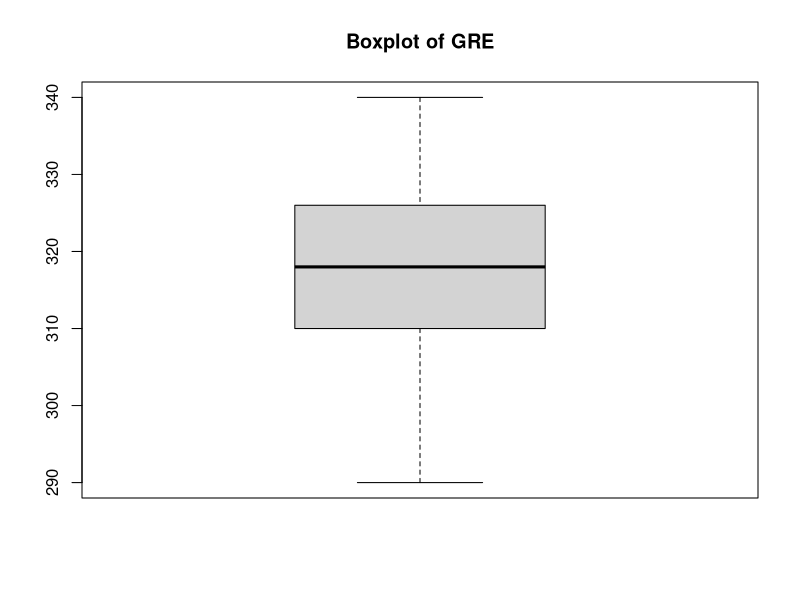
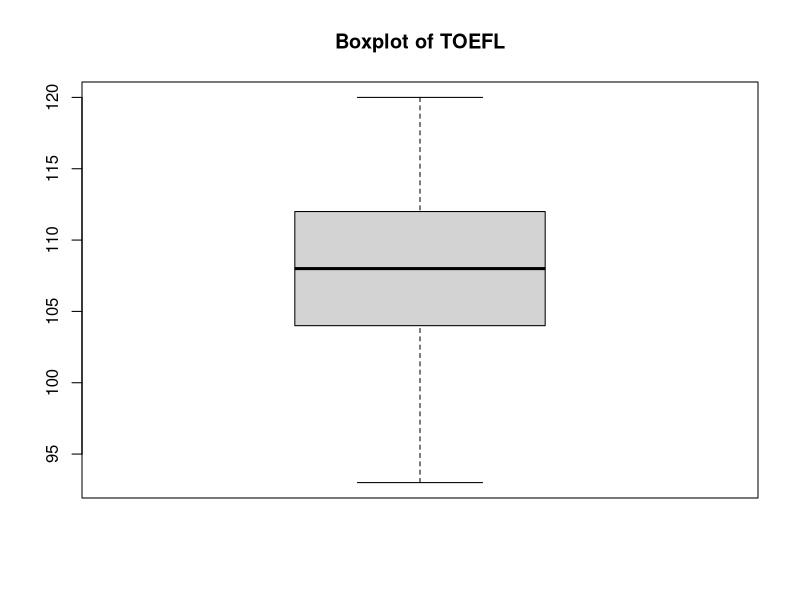
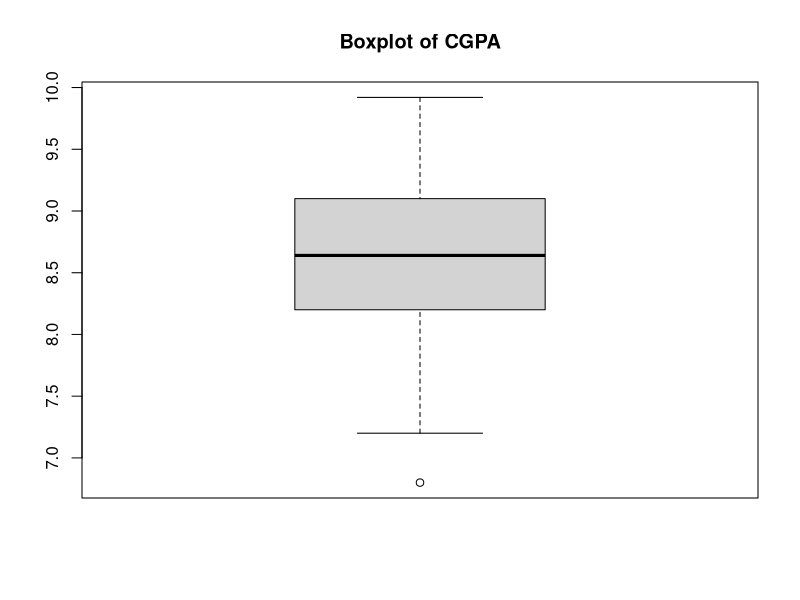
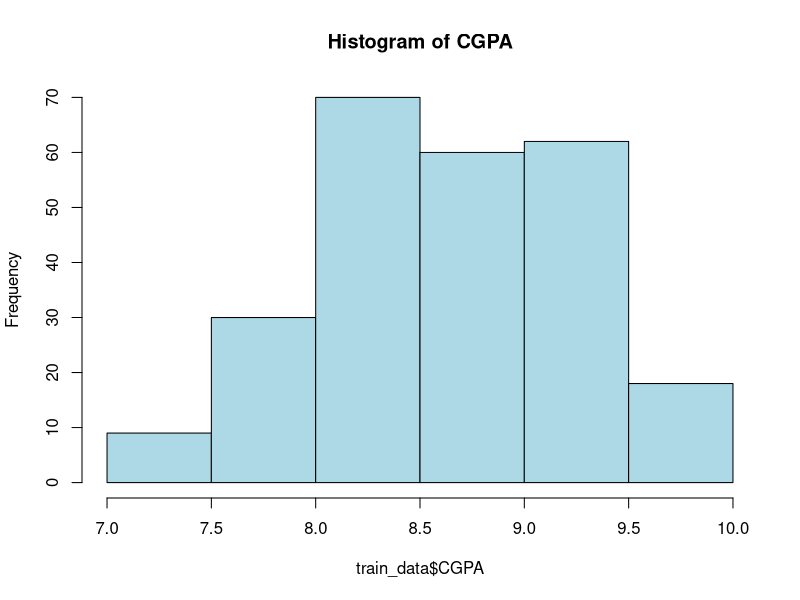
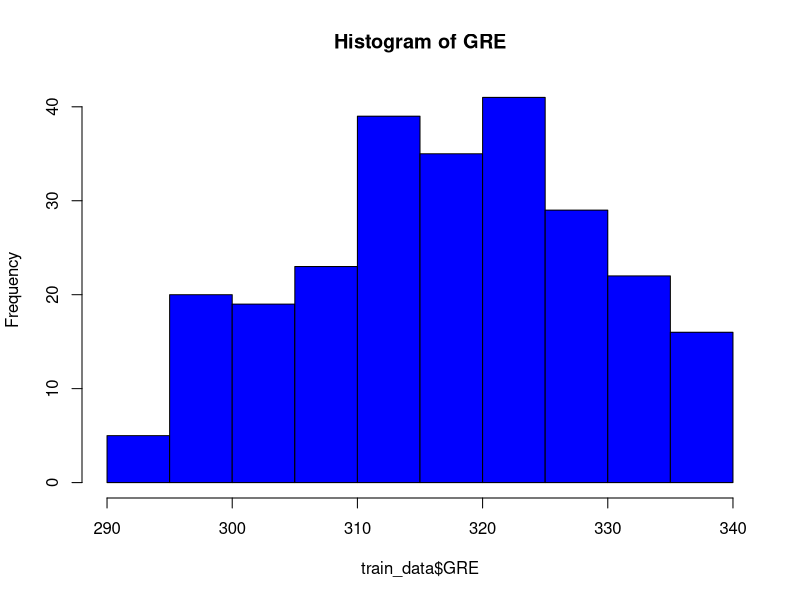
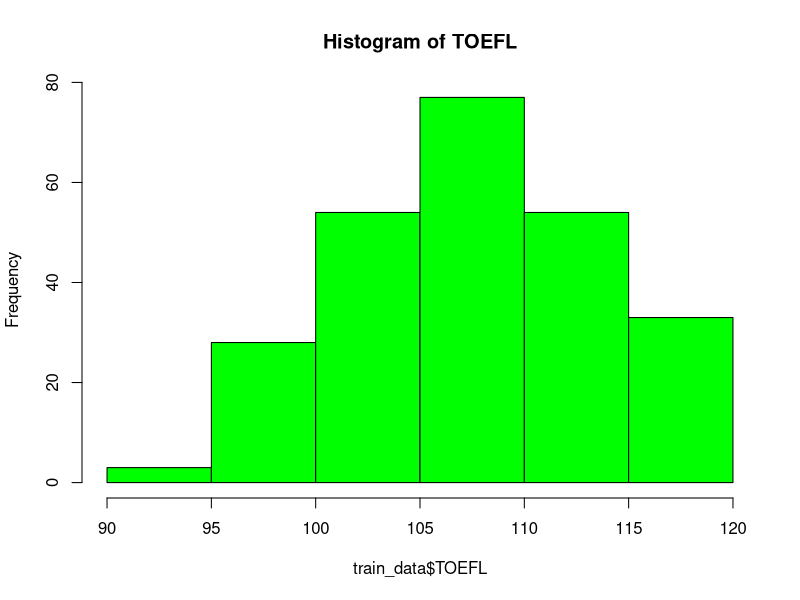
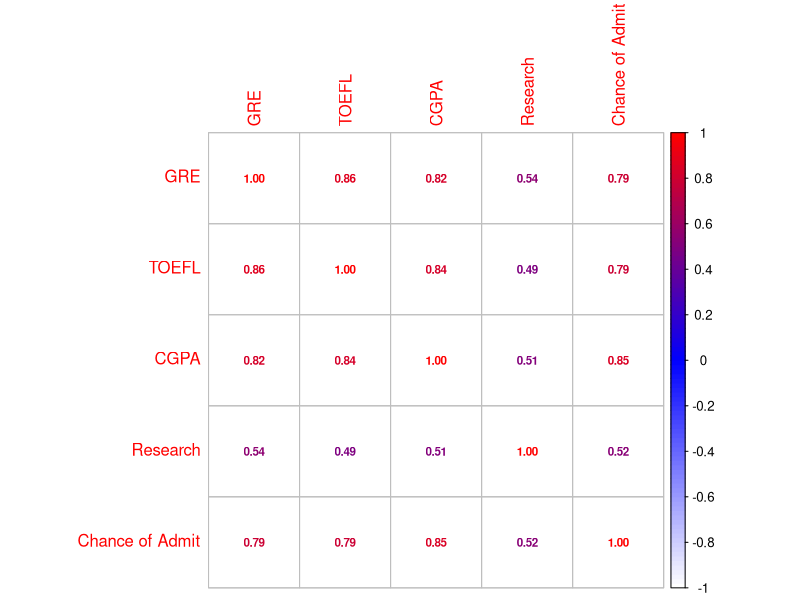
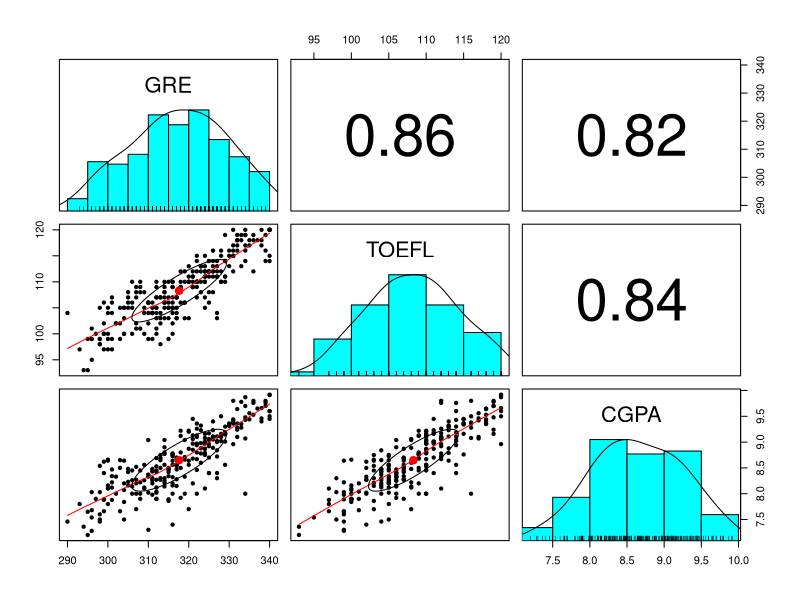

The R source for these figures, in order:
library(dplyr)
library(ggplot2)
library(caret)

# Load train and test datasets
train_data <- read.csv("adm_train.csv")
test_data <- read.csv("adm_test.csv")

# Explore the data
str(train_data)
summary(train_data)

# Renamed columns
colnames(train_data) <- c("Serial No", "GRE", "TOEFL", "University Rating", "SOP", "LOR", "CGPA", "Research", "Chance of Admit")
colnames(test_data) <- c("Serial No", "GRE", "TOEFL", "University Rating", "SOP", "LOR", "CGPA", "Research", "Chance of Admit")

# Check for missing values in the entire data set
any_missing_train <- any(is.na(train_data))  # there are no missing values in the entire train_data data set.
any_missing_test <- any(is.na(test_data))  # there are no missing values in the entire test_data data set.

# Detecting Outliers
# Boxplot for Score
boxplot(train_data$GRE, main = "Boxplot of GRE")
boxplot(train_data$TOEFL, main = "Boxplot of TOEFL")
boxplot(train_data$CGPA, main = "Boxplot of CGPA")

# Identifying outliers using z-score
z_scores <- scale(train_data$CGPA)
outliersCGPA <- which(abs(z_scores) > 3)  # outlier detected at 59

# Imputed outlier with the median of CGPA directly in the same column
train_data$CGPA[abs(z_scores) > 3] <- median(train_data$CGPA, na.rm = TRUE)

#Checking Data Distribution
# Histogram 
hist(train_data$CGPA, main = "Histogram of CGPA", col = "lightblue")
hist(train_data$GRE, main = "Histogram of GRE", col = "blue")
hist(train_data$TOEFL, main = "Histogram of TOEFL", col = "green")  # doesn't feel like data is highly skewed.

# Visualizing Correlations
# Correlation matrix
train_correlation_matrix <- cor(train_data[, c("GRE", "TOEFL", "CGPA", "Research", "Chance of Admit")])

# Create a heatmap using corrplot
library(corrplot)
corrplot(train_correlation_matrix, method = "number", col = colorRampPalette(c("white", "blue", "red"))(100), number.cex = 0.7) # This approach can be helpful when the color differences are not very pronounced

# Multiple correlations using the psych package
library(psych)
pairs.panels(train_data[, c("GRE", "TOEFL", "CGPA")])

# Scatter plot of GRE vs. CGPA
library(ggplot2)
ggplot(train_data, aes(x = GRE, y = CGPA, color = `Chance of Admit`)) +
  geom_point() +
  geom_smooth(method = "lm", se = FALSE, color = "blue") +
  labs(title = "Scatter Plot of GRE vs. CGPA") +
  scale_color_gradient(low = "blue", high = "red")

# Scatter Plot of TOEFL vs. CGPA
ggplot(train_data, aes(x = TOEFL, y = CGPA, color = `Chance of Admit`)) +
  geom_point() +
  geom_smooth(method = "lm", se = FALSE, color = "blue") +
  labs(title = "Scatter Plot of TOEFL vs. CGPA") +
  scale_color_gradient(low = "blue", high = "red")

# Scatter Plot of GRE vs. TOEFL
ggplot(train_data, aes(x = GRE, y = TOEFL, color = `Chance of Admit`)) +
  geom_point() +
  geom_smooth(method = "lm", se = FALSE, color = "blue") +
  labs(title = "Scatter Plot of GRE vs. TOEFL") +
  scale_color_gradient(low = "blue", high = "red")

# Linear regression model
model <- lm(`Chance of Admit` ~ GRE + TOEFL + CGPA + Research, data = train_data)
summary(model)

# Model evaluation
predictions <- predict(model, newdata = test_data)
actual_outcomes <- test_data$`Chance of Admit`
mse <- mean((actual_outcomes - predictions)^2)

# Saved predictions to a CSV file
predictions_df <- data.frame(Chance_of_Admit_Predicted = predictions)
write.csv(predictions_df, "predicted_results1.csv", row.names = FALSE)

